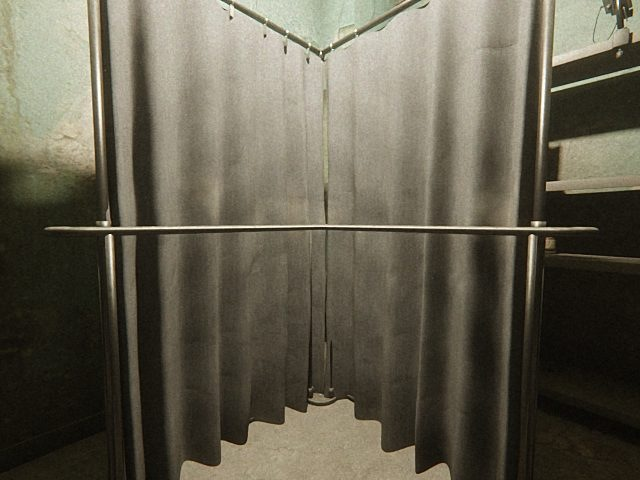
#> input picture tools/twin/plates/twin_A_plate.jpg, 640 x 480 px
$ python feed_tone.py
#> lines starting #> are read from the running program, lines starting #| are printed output that depends on the picture
"""ツインの映像を「スマホが配る明るさ」へ直す階調。make_pack.py と make_assets.py が同じ表を使う。

    py -3.11 tools/twin/feed_tone.py            # 3 台の表と、直す前後の分布を出す
    py -3.11 tools/twin/feed_tone.py --sheet x.jpg   # 無人写真の 直す前 / 直した後 / 本番の写真 を並べる

なぜ要るか（2026-11-12）: Cycles の仕上げ（twin_post の phone）は、裸電球 1 つの部屋を暗いまま出す。
本番のスマホは自動露出で暗部を持ち上げて配る。本番の画面加工（露出を落として粒を乗せる）はその明るい映像に
合わせてあるので、ツインの映像をそのまま流すと幕だけが白く残って、代役も人形も壁も黒へ潰れた。
本番の無人写真（9/24 の A・B・C）の明るさの分布へ、台ごとに単調な表で寄せる。

- 表は台ごとに 1 本。ツインの無人写真（plates/twin_<台>_plate.jpg）の分位点を、本番の分位点へ運ぶ
- 同じ台の映像・無人写真・合成素材の全部に同じ表を掛ける。片方だけ掛けると継ぎ目になる
- 色ごとに同じ表を引く（輝度だけ動かす形より単純で、動画にも同じ表を掛けられる）
- 写実の静止画・ビューア・博士の説明の絵には掛けない。掛けるのは通し検証（twin-verify）の入力だけ
"""
from __future__ import annotations

import argparse
import hashlib
import sys
from pathlib import Path

import numpy as np
from PIL import Image

HERE = Path(__file__).resolve().parent
ROOT = HERE.parents[1]

QS = (1, 10, 25, 50, 75, 90, 99)
# 本番の無人写真 3 枚（tools/web-compositor/captures/plate_{A,B,C}_20260924_1722*.jpg）の輝度の分位点の平均。
# 2026-11-12 に測った。写真そのものは git 管理外なので数字で持つ。
TARGET = (13.0, 44.0, 76.0, 126.0, 169.0, 191.0, 221.0)
VERSION = "feed-tone-1"


def _luma(img: Image.Image) -> np.ndarray:
    return np.asarray(img.convert("L"), dtype=np.float32)


def lut_from(plate: Image.Image) -> np.ndarray:
    """無人写真 1 枚から 256 段の表を作る。単調で、0 は 0、255 は 255。"""
    src = np.percentile(_luma(plate), QS)
    xs = [0.0]
    ys = [0.0]
    for s, t in zip(src, TARGET):
        s = float(max(s, xs[-1] + 1.0))      # 分位点が重なっても単調を保つ
        t = float(max(t, ys[-1] + 0.5))
        xs.append(s)
        ys.append(t)
    xs.append(255.0)
    ys.append(255.0)
    lut = np.interp(np.arange(256, dtype=np.float32), xs, ys)
    return np.clip(np.maximum.accumulate(lut), 0, 255).astype(np.uint8)


def plate_path(cam: str) -> Path:
    return HERE / "plates" / f"twin_{cam}_plate.jpg"


_cache: dict[str, np.ndarray] = {}


def lut_for(cam: str) -> np.ndarray:
    if cam not in _cache:
        p = plate_path(cam)
        if not p.is_file():
            raise SystemExit(f"無人写真が無い: {p}")
        _cache[cam] = lut_from(Image.open(p))
    return _cache[cam]


def apply(img: Image.Image, cam: str) -> Image.Image:
    """RGB の画へ、その台の表を掛ける。アルファは触らない。"""
    lut = lut_for(cam)
    if img.mode == "RGBA":
        a = np.asarray(img)
        out = a.copy()
        out[..., :3] = lut[a[..., :3]]
        return Image.fromarray(out, "RGBA")
    return Image.fromarray(lut[np.asarray(img.convert("RGB"))], "RGB")


def signature() -> str:
    """表の中身の指紋。束と素材を作り直すかの判定に使う。"""
    h = hashlib.sha256(VERSION.encode())
    for cam in "ABC":
        h.update(lut_for(cam).tobytes())
    return h.hexdigest()[:16]


def main() -> int:
    sys.stdout.reconfigure(encoding="utf-8")
    ap = argparse.ArgumentParser()
    ap.add_argument("--sheet", default="")
    a = ap.parse_args()
    print("本番の分位点 " + " ".join(f"p{q}={t:.0f}" for q, t in zip(QS, TARGET)))
    tiles = []
    for cam in "ABC":
        plate = Image.open(plate_path(cam)).convert("RGB")
#> plate is the input picture: PIL image 640x480 RGB; mean R, G, B 98.4, 93.5, 78.2
        before = np.percentile(_luma(plate), QS)
#> in _luma, `return np.asarray(img.convert("L"), dtype=np.float32)`:
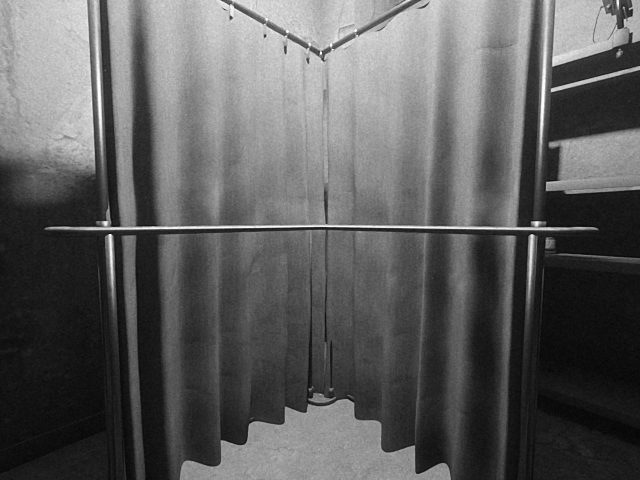
#> returned value: shape (480, 640) float32; min 4, max 254, mean 93.2
#> before = [12, 20, 33, 82, 149, 184, 211]
        toned = apply(plate, cam)
#> the loop in lut_from, `for s, t in zip(src, TARGET):` made 7 passes
#> (s, t) on passes 1 to 7: (12, 13), (20, 44), (33, 76), (82, 126), (149, 169), (184, 191), (211, 221)
#> after the loop in lut_from, `for s, t in zip(src, TARGET):`: xs = [0, 12, 20, 33, 82, 149, 184, 211]; ys = [0, 13, 44, 76, 126, 169, 191, 221]
#> in lut_from, `lut = np.interp(np.arange(256, dtype=np.float32), xs, ys)`: lut = 256 values from 0 to 255
#> in apply, `return Image.fromarray(lut[np.asarray(img.convert("RGB"))], "RGB")`:
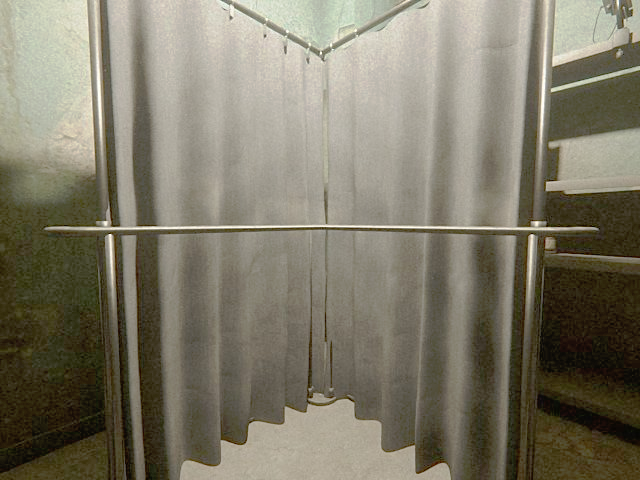
#> returned value: PIL image 640x480 RGB; mean R, G, B 126, 120.9, 103.7
        after = np.percentile(_luma(toned), QS)
#> in _luma (call 3), `return np.asarray(img.convert("L"), dtype=np.float32)`:
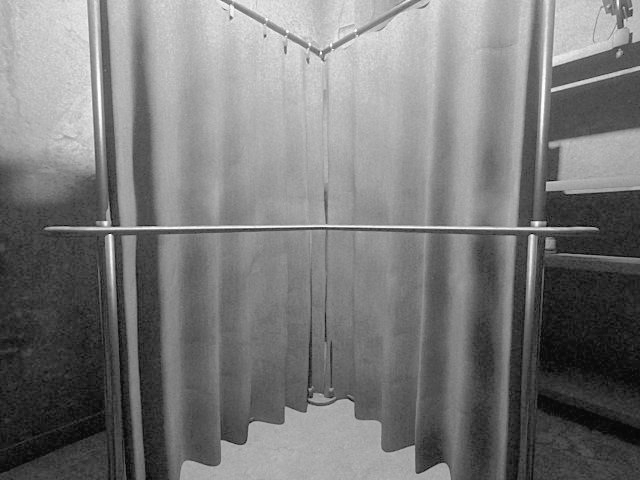
#> returned value: shape (480, 640) float32; min 4, max 254, mean 120.5
#> after = [13, 44, 73.75, 125, 169, 192, 220]
        print(f"{cam} 前 " + " ".join(f"{v:5.0f}" for v in before) + f"  平均 {_luma(plate).mean():5.1f}")
#| A 前    12    20    33    82   149   184   211  平均  93.2
        print(f"{cam} 後 " + " ".join(f"{v:5.0f}" for v in after) + f"  平均 {_luma(toned).mean():5.1f}")
#| A 後    13    44    74   125   169   192   220  平均 120.5
        tiles.append((plate, toned))
    print("指紋", signature())
    if a.sheet:
        w, h = tiles[0][0].size
        sheet = Image.new("RGB", (w * 2, h * 3))
        for i, (p, t) in enumerate(tiles):
            sheet.paste(p, (0, i * h))
            sheet.paste(t, (w, i * h))
        sheet.save(a.sheet, quality=90)
    return 0


if __name__ == "__main__":
#> (the run stopped early here; a loop or call above may not have finished)
